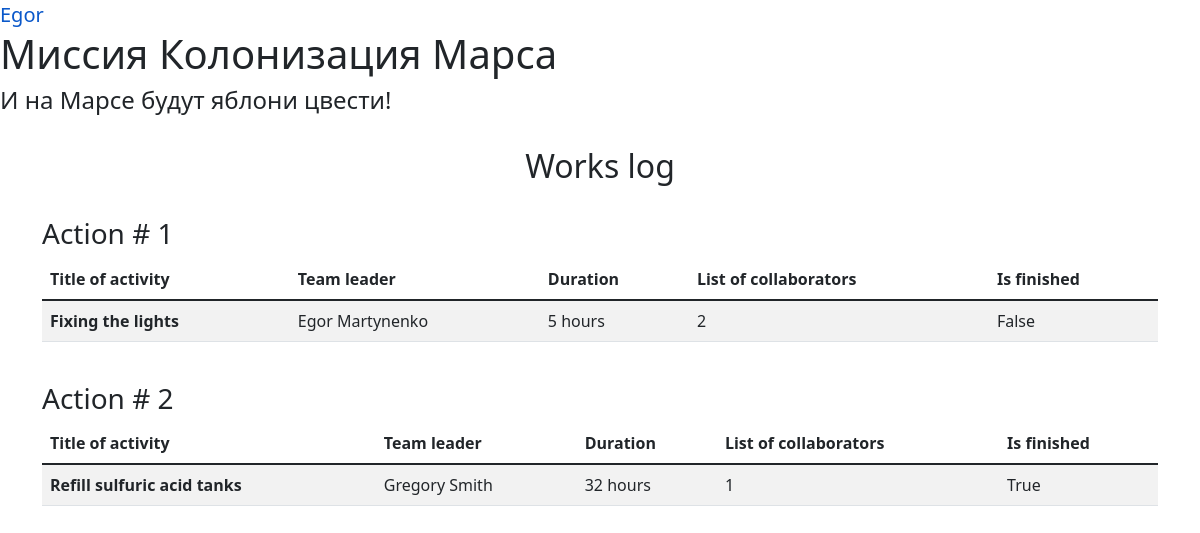
The page / (signed in) on the database its author committed.
### User.py (models this page shows, shortened)
class User(SqlAlchemyBase, UserMixin):
    __tablename__ = 'users'
    id = sqlalchemy.Column(sqlalchemy.Integer,
                           primary_key=True, autoincrement=True)
    name = sqlalchemy.Column(sqlalchemy.String, nullable=True)
    surname = sqlalchemy.Column(sqlalchemy.String, nullable=True)
    age = sqlalchemy.Column(sqlalchemy.Integer, nullable=True)
    position = sqlalchemy.Column(sqlalchemy.String, nullable=True)
    speciality = sqlalchemy.Column(sqlalchemy.String, nullable=True)
    address = sqlalchemy.Column(sqlalchemy.String, nullable=True)
    email = sqlalchemy.Column(sqlalchemy.String,
                              index=True, unique=True, nullable=True)
    hashed_password = sqlalchemy.Column(sqlalchemy.String, nullable=True)
    modified_date = sqlalchemy.Column(sqlalchemy.DateTime,
                                      default=datetime.datetime.now)

### Jobs.py (models this page shows)
class Jobs(SqlAlchemyBase):
    __tablename__ = 'jobs'
    id = sqlalchemy.Column(sqlalchemy.Integer,
                           primary_key=True, autoincrement=True)
    team_leader_id = sqlalchemy.Column(sqlalchemy.Integer, sqlalchemy.ForeignKey('users.id'))
    team_leader = relationship('User')
    job = sqlalchemy.Column(sqlalchemy.String, nullable=True)
    work_size = sqlalchemy.Column(sqlalchemy.Integer, nullable=True)
    collaborators = sqlalchemy.Column(sqlalchemy.String, nullable=True)
    start_date = sqlalchemy.Column(sqlalchemy.DateTime,
                                   default=datetime.datetime.now)
    end_date = sqlalchemy.Column(sqlalchemy.DateTime,
                                 default=datetime.datetime.now)
    is_finished = sqlalchemy.Column(sqlalchemy.Boolean, default=True)

### main.py (the view)
@app.route('/')
def job_monitor():
    session = create_session()
    with session.begin():
        jobs = session.query(Jobs).all()
    return render_template('jobs_monitor.html', jobs=jobs)

### db_session.py (called while the page is built)
def create_session():
    global __Session
    global_init()
    return __Session()

def global_init():
    global __Session
    if __Session:
        return
    conn_str = f'sqlite:///sqlite.db'
    engine = sa.create_engine(conn_str, echo=True, future=True)
    __Session = orm.sessionmaker(bind=engine)
    SqlAlchemyBase.metadata.create_all(engine)

### main.py (called while the page is built)
@login_manager.user_loader
def load_user(user_id):
    session = create_session()
    with session.begin():
        user = session.query(User).get(user_id)
        session.expunge(user)
    return user

### templates/jobs_monitor.html
{% extends "base.html" %}
{% block content %}
<h2 class="text-center">Works log</h2>
{% for job in jobs %}
<br>
<h3>Action # {{ job.id }} </h3>
<table class="table table-striped">
  <thead>
    <th>Title of activity</th>
    <th>Team leader</th>
    <th>Duration</th>
    <th>List of collaborators</th>
    <th>Is finished</th>
  </thead>
  <tbody>
    <tr>
      <th>{{ job.job }}</th>
      <td>{{ job.team_leader.name }} {{ job.team_leader.surname }}</td>
      <td>{{ job.work_size }} hours</td>
      <td>{{ job.collaborators }}</td>
      <td>{{ job.is_finished }}</td>
    </tr>
  </tbody>
</table>
{% endfor %}
{% endblock %}

### templates/base.html (shortened to what this page needs)
<!DOCTYPE html>
<html lang="en">
<head>
    <link href="https://cdn.jsdelivr.net/npm/bootstrap@5.1.3/dist/css/bootstrap.min.css" rel="stylesheet">
    </head>
    <body>
        {% if current_user.is_authenticated %}
            <a class="navbar-brand" href="/logout">{{ current_user.name }}</a>
        {% else %}
            <p>
                <a class="btn btn-primary " href="/register">Зарегистрироваться</a>
                <a class="btn btn-success" href="/login">Войти</a>
            </p>
        {% endif %}
        <h1>Миссия Колонизация Марса</h1>
        <h4>И на Марсе будут яблони цвести!</h4>
        <br>
        <main role="main" class="container">
    		{% block content %}{% endblock %}
		</main>
    </body>
</html>

### rows shown on the page
User: name "Egor"
Jobs: id "1", job "Fixing the lights", team_leader.name "Egor", team_leader.surname "Martynenko", work_size "5", collaborators "2", is_finished "False"
Jobs: id "2", job "Refill sulfuric acid tanks", team_leader.name "Gregory", team_leader.surname "Smith", work_size "32", collaborators "1", is_finished "True"
